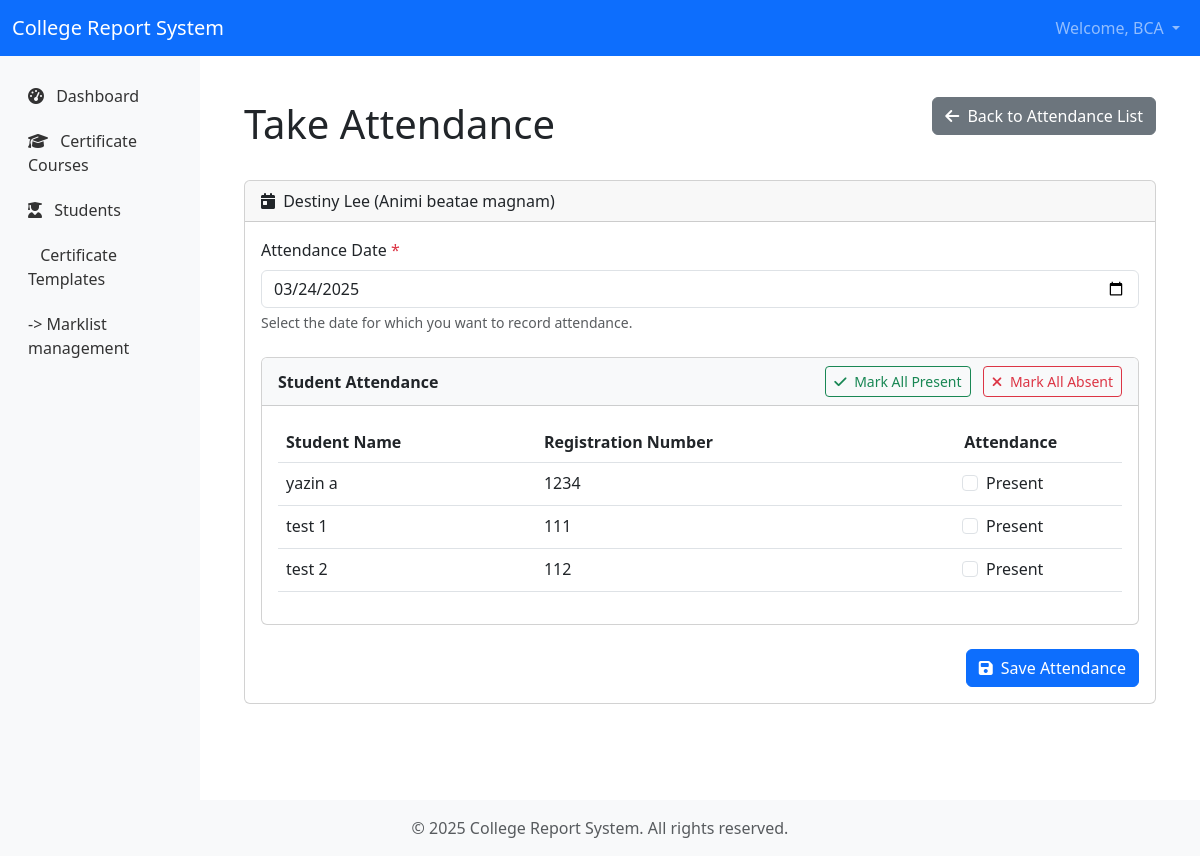
/certificates/courses/4/attendance/take/ (signed in), run on the app's committed database.
### departments/models.py (models this page shows, shortened)
class Department(models.Model):
    name = models.CharField(max_length=100)
    code = models.CharField(max_length=10, unique=True)
    description = models.TextField(blank=True, null=True)
    user = models.OneToOneField(User, on_delete=models.CASCADE, related_name='department')
    created_at = models.DateTimeField(auto_now_add=True)
    updated_at = models.DateTimeField(auto_now=True)

### certificate_courses/models.py (models this page shows, shortened)
class CertificateCourse(models.Model):
    STATUS_CHOICES = (
        ('planning', 'Planning'),
        ('ongoing', 'Ongoing'),
        ('completed', 'Completed'),
    )
    name = models.CharField(max_length=200)
    course_code = models.CharField(max_length=20, unique=True)
    department = models.ForeignKey(Department, on_delete=models.CASCADE, related_name='certificate_courses')
    start_date = models.DateField()
    end_date = models.DateField()
    num_modules = models.PositiveIntegerField()
    total_hours = models.PositiveIntegerField()
    brochure = models.FileField(upload_to='brochures/', blank=True, null=True)
    course_objective = models.TextField()
    course_outcome = models.TextField(blank=True, null=True)
    status = models.CharField(max_length=20, choices=STATUS_CHOICES, default='planning')
    created_at = models.DateTimeField(auto_now_add=True)
    updated_at = models.DateTimeField(auto_now=True)

class CourseEnrollment(models.Model):
    student = models.ForeignKey(Student, on_delete=models.CASCADE, related_name='enrollments')
    course = models.ForeignKey(CertificateCourse, on_delete=models.CASCADE, related_name='enrollments')
    enrollment_date = models.DateField(auto_now_add=True)
    created_at = models.DateTimeField(auto_now_add=True)
    class Meta:
        unique_together = ('student', 'course')

class Student(models.Model):
    name = models.CharField(max_length=100)
    registration_number = models.CharField(max_length=20, unique=True)
    email = models.EmailField(blank=True, null=True)
    department = models.ForeignKey(Department, on_delete=models.CASCADE, related_name='students')
    created_at = models.DateTimeField(auto_now_add=True)
    updated_at = models.DateTimeField(auto_now=True)

### certificate_courses/views.py (the view)
# urls.py: path('courses/<int:course_pk>/attendance/take/', views.take_attendance, name='take_attendance'),
@login_required
def take_attendance(request, course_pk):
    department = request.user.department
    course = get_object_or_404(CertificateCourse, pk=course_pk, department=department)
    enrollments = course.enrollments.all()
    if not enrollments:
        messages.warning(request, 'No students enrolled in this course yet.')
        return redirect('course_detail', pk=course_pk)
    if request.method == 'POST':
        date_str = request.POST.get('attendance_date')
        try:
            attendance_date = datetime.strptime(date_str, '%Y-%m-%d').date()
        except ValueError:
            messages.error(request, 'Invalid date format.')
            return redirect('take_attendance', course_pk=course_pk)
        form = AttendanceForm(request.POST, enrollments=enrollments, date=attendance_date)
        if form.is_valid():
            for enrollment in enrollments:
                field_name = f'attendance_{enrollment.id}'
                is_present = form.cleaned_data.get(field_name, False)
                AttendanceRecord.objects.update_or_create(
                    enrollment=enrollment,
                    date=attendance_date,
                    defaults={'is_present': is_present}
                )
            messages.success(request, f'Attendance for {attendance_date} recorded successfully.')
            return redirect('attendance_list', course_pk=course_pk)
    else:
        today = timezone.now().date()
        form = AttendanceForm(enrollments=enrollments, date=today)
    context = {
        'course': course,
        'form': form,
        'enrollments': enrollments,
        'attendance_date': request.GET.get('date', timezone.now().date().strftime('%Y-%m-%d')),
    }
    return render(request, 'certificate_courses/take_attendance.html', context)

### certificate_courses/forms.py
class AttendanceForm(forms.Form):
    def __init__(self, *args, **kwargs):
        enrollments = kwargs.pop('enrollments', None)
        date = kwargs.pop('date', None)
        super(AttendanceForm, self).__init__(*args, **kwargs)
        if enrollments:
            for enrollment in enrollments:
                field_name = f'attendance_{enrollment.id}'
                initial = False
                if date:
                    try:
                        record = AttendanceRecord.objects.get(enrollment=enrollment, date=date)
                        initial = record.is_present
                    except AttendanceRecord.DoesNotExist:
                        pass
                self.fields[field_name] = forms.BooleanField(
                    label=enrollment.student.name,
                    required=False,
                    initial=initial
                )

### templates/certificate_courses/take_attendance.html (shortened to what this page needs)
{% extends "base.html" %}
{% block content %}
<div class="container-fluid px-4">
    <div class="d-flex justify-content-between align-items-center mb-4">
        <h1 class="mt-4">Take Attendance</h1>
        <a href="{% url 'attendance_list' course_pk=course.pk %}" class="btn btn-secondary">
            <i class="fas fa-arrow-left me-1"></i> Back to Attendance List
        </a>
    </div>
    <div class="card mb-4">
        <div class="card-header">
            <i class="fas fa-calendar-day me-1"></i>
            {{ course.name }} ({{ course.course_code }})
        </div>
        <div class="card-body">
            <form method="post" novalidate>
                <div class="mb-4">
                    <label for="attendance_date" class="form-label">Attendance Date <span class="text-danger">*</span></label>
                    <input type="date" class="form-control" id="attendance_date" name="attendance_date" value="{{ attendance_date }}" required>
                    <div class="form-text">
                        Select the date for which you want to record attendance.
                    </div>
                </div>
                <div class="card mb-4">
                    <div class="card-header bg-light">
                        <div class="row align-items-center">
                            <div class="col">
                                <strong>Student Attendance</strong>
                            </div>
                            <div class="col-auto">
                                <button type="button" class="btn btn-outline-success btn-sm" id="markAllPresent">
                                    <i class="fas fa-check me-1"></i> Mark All Present
                                </button>
                                <button type="button" class="btn btn-outline-danger btn-sm ms-2" id="markAllAbsent">
                                    <i class="fas fa-times me-1"></i> Mark All Absent
                                </button>
                            </div>
                        </div>
                    </div>
                    <div class="card-body">
                        <div class="table-responsive">
                            <table class="table table-hover">
                                <thead>
                                    <tr>
                                        <th>Student Name</th>
                                        <th>Registration Number</th>
                                        <th class="text-center">Attendance</th>
                                    </tr>
                                </thead>
                                <tbody>
                                    {% for enrollment in enrollments %}
                                    <tr>
                                        <td>{{ enrollment.student.name }}</td>
                                        <td>{{ enrollment.student.registration_number }}</td>
                                        <td class="text-center">
                                            <div class="form-check form-check-inline">
                                                <input class="form-check-input attendance-checkbox" type="checkbox"
                                                    id="attendance_{{ enrollment.id }}"
                                                    name="attendance_{{ enrollment.id }}"
                                                    {% if form.initial.attendance_enrollment.id %}checked{% endif %}>
                                                <label class="form-check-label" for="attendance_{{ enrollment.id }}">Present</label>
                                            </div>
                                        </td>
                                    </tr>
                                    {% endfor %}
                                </tbody>
                            </table>
                        </div>
                    </div>
                </div>
                <div class="d-grid gap-2 d-md-flex justify-content-md-end">
                    <button type="submit" class="btn btn-primary">
                        <i class="fas fa-save me-1"></i> Save Attendance
                    </button>
                </div>
            </form>
        </div>
    </div>
</div>
{% endblock %}

### templates/base.html (shortened to what this page needs)
<!DOCTYPE html>
<html lang="en">
<head>
    <link href="https://cdn.jsdelivr.net/npm/bootstrap@5.3.0-alpha1/dist/css/bootstrap.min.css" rel="stylesheet">
    <link rel="stylesheet" href="https://cdnjs.cloudflare.com/ajax/libs/font-awesome/6.1.1/css/all.min.css">
</head>
<body>
    {% block navbar %}
    <nav class="navbar navbar-expand-lg navbar-dark bg-primary">
        <div class="container-fluid">
            <a class="navbar-brand" href="{% url 'dashboard' %}">College Report System</a>
            <div class="collapse navbar-collapse" id="navbarNav">
                <ul class="navbar-nav ms-auto">
                    {% if user.is_authenticated %}
                    <li class="nav-item dropdown">
                        <a class="nav-link dropdown-toggle" href="#" id="navbarDropdown" role="button" data-bs-toggle="dropdown">
                            Welcome, {{ user.department.name }}
                        </a>
                    </li>
                    {% else %}
                    <li class="nav-item">
                        <a class="nav-link" href="{% url 'login' %}">Login</a>
                    </li>
                    {% endif %}
                </ul>
            </div>
        </div>
    </nav>
    {% endblock %}
    <div class="container-fluid">
        <div class="row">
            {% if user.is_authenticated %}
            <div class="col-md-2 d-none d-md-block sidebar">
                <div class="position-sticky">
                    <ul class="nav flex-column">
                        <li class="nav-item">
                            <a class="nav-link {% if request.resolver_match.url_name == 'dashboard' %}active{% endif %}" href="{% url 'dashboard' %}">
                                <i class="fas fa-tachometer-alt me-2"></i> Dashboard
                            </a>
                        </li>
                        <li class="nav-item">
                            <a class="nav-link {% if 'course_list' in request.resolver_match.url_name %}active{% endif %}" href="{% url 'course_list' %}">
                                <i class="fas fa-graduation-cap me-2"></i> Certificate Courses
                            </a>
                        </li>
                        <li class="nav-item">
                            <a class="nav-link {% if 'student_list' in request.resolver_match.url_name %}active{% endif %}" href="{% url 'student_list' %}">
                                <i class="fas fa-user-graduate me-2"></i> Students
                            </a>
                        </li>
                        <li class="nav-item">
                            <a class="nav-link {% if 'template_list' in request.resolver_match.url_name %}active{% endif %}" href="{% url 'template_list' %}">
                                 Certificate Templates
                            </a>
                        </li>
                        <li class="nav-item">
                            <a class="nav-link" href="https://camudigitalcampus.com/student-information-system-old-camu/mark-management-system/">
                               -> Marklist management
                            </a>
                        </li>
                    </ul>
                </div>
            </div>
            <main class="col-md-10 ms-sm-auto main-content">
            {% else %}
            <main class="col-12 main-content">
            {% endif %}
                {% block content %}{% endblock %}
            </main>
        </div>
    </div>
    <footer class="footer mt-auto py-3">
        <div class="container">
            <span class="text-muted">© {% now "Y" %} College Report System. All rights reserved.</span>
        </div>
    </footer>
</body>
</html>

### templates/base.html (style rules this page uses)
.sidebar { min-height: calc(100vh - 56px); background-color: #f8f9fa; padding-top: 20px; }
.sidebar .nav-link { color: #333; margin-bottom: 5px; border-radius: 4px; }
.main-content { padding: 20px; }
.footer { background-color: #f8f9fa; padding: 10px 0; text-align: center; margin-top: auto; }

### data on the page
CertificateCourse: name "Destiny Lee", course_code "Animi beatae magnam"
CourseEnrollment: student.name "yazin a", student.registration_number "1234"
CourseEnrollment: student.name "test 1", student.registration_number "111"
CourseEnrollment: student.name "test 2", student.registration_number "112"

### other printed values
{{ user.department.name }} "BCA"
